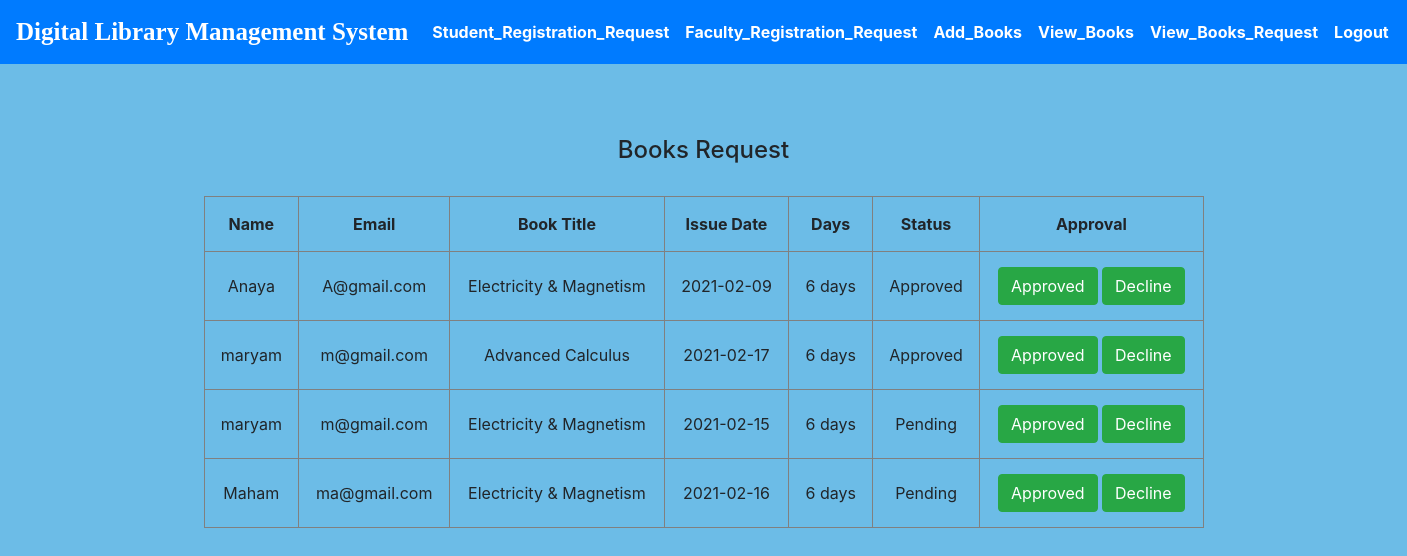
/ViewBooksRequest.php, run on the app's committed database.
### tables this page shows
CREATE TABLE `booksrequest` (
  `BookId` int(50) NOT NULL,
  `Name` varchar(100) NOT NULL,
  `Email` varchar(100) NOT NULL,
  `BookTitle` varchar(100) NOT NULL,
  `Date` date NOT NULL,
  `Days` varchar(100) NOT NULL,
  `Status` varchar(100) NOT NULL
);

### ViewBooksRequest.php (the view, shortened to what this page needs)
<!DOCTYPE html>
<html>
<head>
    <link rel="stylesheet" href="https://maxcdn.bootstrapcdn.com/bootstrap/4.0.0/css/bootstrap.min.css">
</head>
<body  style="background-color:#6CBCE7">
    <?php include"header/librarianheader.php";?>
    <br>
    <center>
<br><br>
    <h4>Books Request</h2>
        <br>
        <form method="post">
<table border="1"   cellpadding="15" cellspacing="20" style="text-align:center; width:1000px">
        <tr >
            <th>Name</th>
            <th>Email</th>
            <th>Book Title</th>
            <th>Issue Date</th>
            <th>Days</th>
            <th>Status</th>
            <th>Approval</th>
        </tr>
        <?php
include "connection.php";
$query="select * from booksrequest";
$x= mysqli_query($con, $query);
while($row= mysqli_fetch_array($x))
{
        ?>
        <tr>
            <td><?php echo $row['Name']; ?></td>
            <td><?php echo $row['Email']; ?></td>
            <td><?php echo $row['BookTitle']; ?></td>
            <td><?php echo $row['Date']; ?></td>
            <td><?php echo $row['Days']; ?></td>
            <td><?php echo $row['Status']; ?></td>
    <td><a class="btn btn-success" role="button" href="bookapproval.php?id=<?php echo $row['BookId']; ?>">Approved</a>
<a class="btn btn-success" role="button" href="bookdecline.php?id=<?php echo $row['BookId']; ?>">Decline</a>
    </td>
</tr>
</form>
<?php
}
?>
    </center>
</body>
</html>

### data on the page
booksrequest: Name "Anaya", Email "A@gmail.com", BookTitle "Electricity & Magnetism", Date "2021-02-09", Days "6 days", Status "Approved"
booksrequest: Name "maryam", Email "m@gmail.com", BookTitle "Advanced Calculus", Date "2021-02-17", Days "6 days", Status "Approved"
booksrequest: Name "maryam", Email "m@gmail.com", BookTitle "Electricity & Magnetism", Date "2021-02-15", Days "6 days", Status "Pending"
booksrequest: Name "Maham", Email "ma@gmail.com", BookTitle "Electricity & Magnetism", Date "2021-02-16", Days "6 days", Status "Pending"
